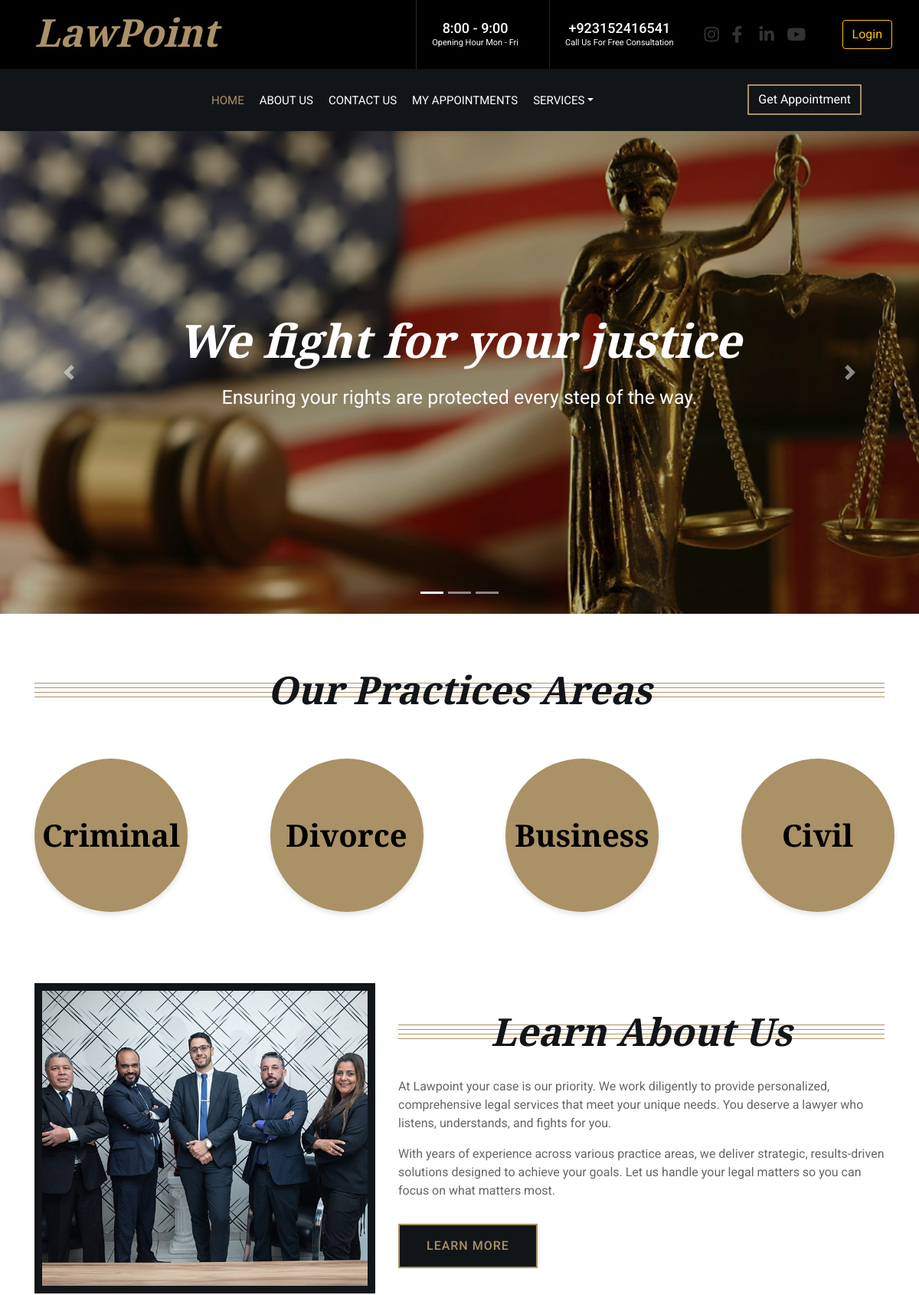
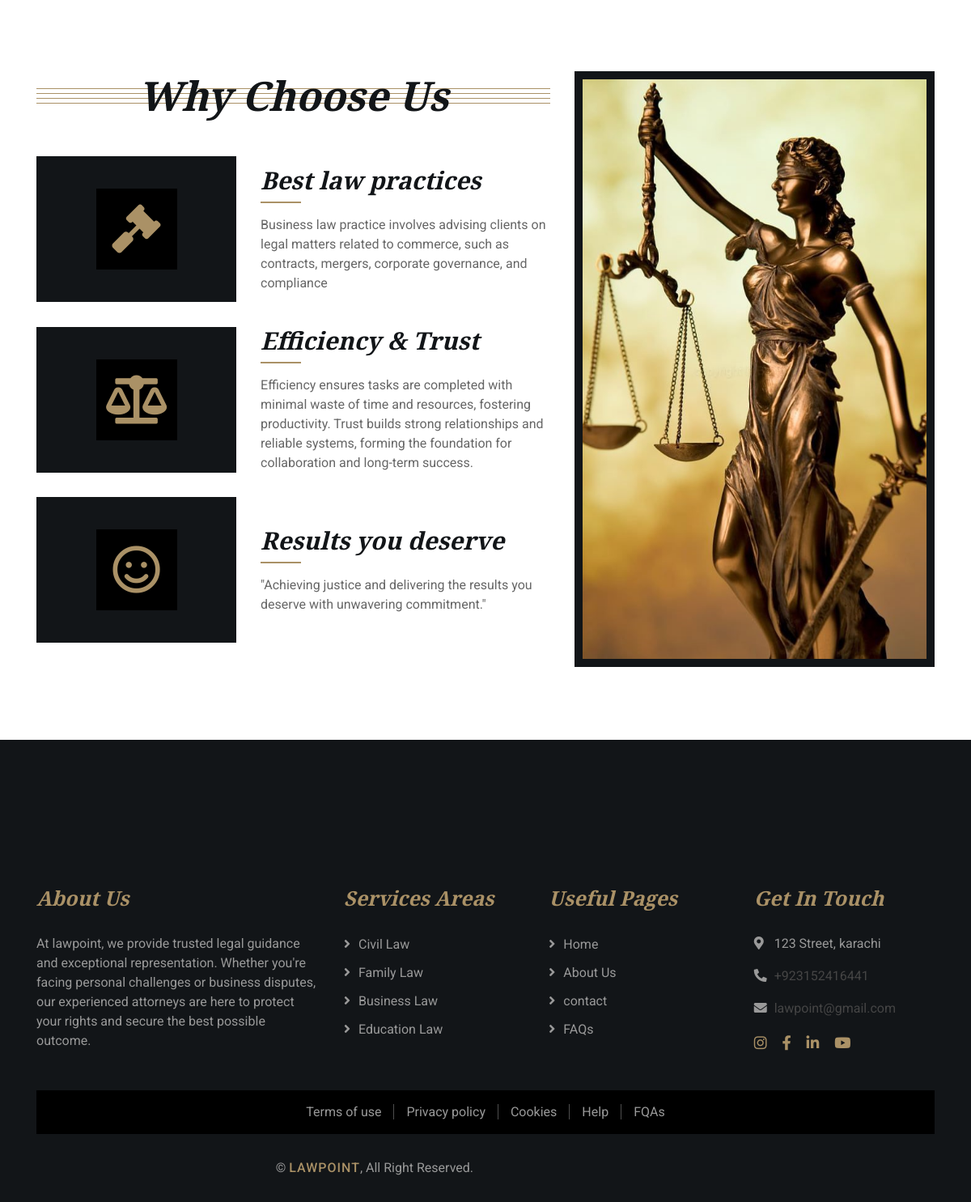
/CustomerPanel/index.php, run on the app's committed database (2 pictures, top to bottom).
### tables this page shows
CREATE TABLE `categories` (
  `category_id` int(11) NOT NULL,
  `category_name` varchar(255) NOT NULL
);

### CustomerPanel/index.php (the view, shortened to what this page needs)
<?php
include("header.php");
$select = "SELECT * FROM `categories` ";
$query = mysqli_query($connect , $select);
?>
            <div id="carousel" class="carousel slide" data-ride="carousel">
                <ol class="carousel-indicators">
                    <li data-target="#carousel" data-slide-to="0" class="active"></li>
                    <li data-target="#carousel" data-slide-to="1"></li>
                    <li data-target="#carousel" data-slide-to="2"></li>
                </ol>
                <div class="carousel-inner">
                    <div class="carousel-item active">
                        <img src="img/carousel-1.jpg" alt="Carousel Image">
                        <div class="carousel-caption">
                            <h1 class="animated fadeInLeft">We fight for your justice</h1>
                            <p class="animated fadeInRight"> Ensuring your rights are protected every step of the way.</p>
                        </div>
                    </div>
                </div>
                <a class="carousel-control-prev" href="#carousel" role="button" data-slide="prev">
                    <span class="carousel-control-prev-icon" aria-hidden="true"></span>
                </a>
                <a class="carousel-control-next" href="#carousel" role="button" data-slide="next">
                    <span class="carousel-control-next-icon" aria-hidden="true"></span>
                </a>
            </div>
            <br>
            <div class="service">
                <div class="container">
                    <div class="section-header">
                        <h2>Our Practices Areas</h2>
                    </div>
               </div>
            </div>
            <div class="row">
            <?php while($fetch = mysqli_fetch_assoc($query)){ ?>
                <div class="col-xl-3 col-lg-3 col-md-6 col-sm-12">
                    <a href="services.php?cat_id=<?php echo $fetch['category_id']; ?>" style="text-decoration: none;">
                    <div class="circle-card">
                        <div class="title"><?php echo $fetch['category_name']; ?></div>
                    </div>
                    </a>
                </div>
            <?php } ?>
            </div>
            <br> <br>
            <div class="about">
                <div class="container">
                    <div class="row align-items-center">
                        <div class="col-lg-5 col-md-6">
                            <div class="about-img">
                                <img src="img/about.jpg" alt="Image">
                            </div>
                        </div>
                        <div class="col-lg-7 col-md-6">
                            <div class="section-header">
                                <h2>Learn About Us</h2>
                            </div>
                            <div class="about-text">
                                <p>
                                    At Lawpoint your case is our priority. We work diligently to provide personalized, comprehensive legal services that meet your unique needs. You deserve a lawyer who listens, understands, and fights for you.
                                </p>
                                <p>
                                    With years of experience across various practice areas, we deliver strategic, results-driven solutions designed to achieve your goals. Let us handle your legal matters so you can focus on what matters most.</p>
                                <a class="btn" href="about.php">Learn More</a>
                            </div>
                        </div>
                    </div>
                </div>
            </div>
            <div class="feature">
                <div class="container">
                    <div class="row">
                        <div class="col-md-7">
                            <div class="section-header">
                                <h2>Why Choose Us</h2>
                            </div>
                            <div class="row align-items-center feature-item">
                                <div class="col-5">
                                    <div class="feature-icon">
                                        <i class="fa fa-gavel"></i>
                                    </div>
                                </div>
                                <div class="col-7">
                                    <h3>Best law practices</h3>
                                    <p>
                                    Business law practice involves advising clients on legal matters related to commerce, such as contracts, mergers, corporate governance, and compliance </p>
                                </div>
                            </div>
                            <div class="row align-items-center feature-item">
                                <div class="col-5">
                                    <div class="feature-icon">
                                        <i class="fa fa-balance-scale"></i>
                                    </div>
                                </div>
                                <div class="col-7">
                                    <h3>Efficiency & Trust</h3>
                                    <p>
                                    Efficiency ensures tasks are completed with minimal waste of time and resources, fostering productivity. Trust builds strong relationships and reliable systems, forming the foundation for collaboration and long-term success.                                    </p>
                                </div>
                            </div>
                            <div class="row align-items-center feature-item">
                                <div class="col-5">
                                    <div class="feature-icon">
                                        <i class="far fa-smile"></i>
                                    </div>
                                </div>
                                <div class="col-7">
                                    <h3>Results you deserve</h3>
                                    <p>
                                    "Achieving justice and delivering the results you deserve with unwavering commitment."                                    </p>
                                </div>
                            </div>
                        </div>
                        <div class="col-md-5">
                            <div class="feature-img">
                                <img src="img/feature.jpg" alt="Feature">
                            </div>
                        </div>
                    </div>
                </div>
            </div>
<?php
include("footer.php")
?>

### CustomerPanel/css/style.css (style rules this page uses)
html, body { margin: 0; padding: 0; overflow-x: hidden; }
body, html { margin: 0; padding: 0; }
body { color: #666666; background: #ffffff; font-family: 'Roboto', sans-serif; font-weight: 400; }
h1, h2, h3, h4, h5, h6 { font-family: 'EB Garamond', serif; font-weight: 600; font-style: italic; color: #121518; }
a { color: #454545; transition: .3s; }
*, *::before, *::after { box-sizing: border-box; }
.carousel { position: relative; width: 100%; height: calc(100vh - 170px); margin: 0 auto; text-align: center; overflow: hidden; }
.carousel .carousel-inner, .carousel .carousel-item { position: relative; width: 100%; height: 100%; }
.carousel .carousel-item img { width: 100%; height: 100%; object-fit: cover; }
.carousel .carousel-item::after { position: absolute; content: ""; width: 100%; height: 100%; top: 0; left: 0; background: rgba(0, 0, 0, .3); z-index: 1; }
.carousel .carousel-caption { position: absolute; top: 0; bottom: 0; display: flex; align-items: center; justify-content: center; flex-direction: column; height: calc(100vh - 170px); }
.carousel .carousel-caption h1 { color: #ffffff; font-size: 60px; font-weight: 700; margin-bottom: 20px; }
.carousel .carousel-caption p { color: #ffffff; font-size: 25px; margin-bottom: 25px; }
.carousel .animated { -webkit-animation-duration: 1.5s; animation-duration: 1.5s; }
.section-header { position: relative; width: 100%; text-align: center; margin-bottom: 45px; }
.section-header h2 { margin: 0; position: relative; font-size: 50px; font-weight: 700; white-space: nowrap; z-index: 1; }
.section-header h2::before { position: absolute; content: ""; width: 100%; height: 7px; left: 0; top: 21px; background: transparent; border-top: 1px solid #aa9166; border-bottom: 1px solid #aa9166; z-index: -1; }
.section-header h2::after { position: absolute; content: ""; width: 100%; height: 7px; left: 0; bottom: 20px; background: transparent; border-top: 1px solid #aa9166; border-bottom: 1px solid #aa9166; z-index: -1; }
.about { position: relative; width: 100%; padding: 45px 0; }
.about .section-header { margin-bottom: 30px; }
.about .about-img { position: relative; height: 100%; padding: 10px; background: #121518; }
.about .about-img img { width: 100%; height: 100%; object-fit: cover; }
.about .about-text p { font-size: 16px; }
.about .about-text a.btn { position: relative; margin-top: 15px; padding: 15px 35px; font-size: 16px; font-weight: 500; letter-spacing: 1px; text-transform: uppercase; color: #aa9166; border: 2px solid #aa9166; border-radius: 0; background: #121518; transition: .3s; }
.service { position: relative; width: 100%; padding: 45px 0 15px 0; }
.feature { position: relative; width: 100%; padding: 45px 0; }
.feature .feature-item { margin-bottom: 30px; }
.feature .feature-icon { height: 180px; position: relative; display: flex; align-items: center; justify-content: center; background: #121518; }
.feature .feature-icon i { width: 100px; height: 100px; padding: 20px 0; text-align: center; font-size: 60px; color: #aa9166; background: #000000; transition: .5s; }
.feature .feature-item h3 { position: relative; margin-bottom: 15px; padding-bottom: 10px; font-size: 30px; font-weight: 600; }
.feature .feature-item h3::after { position: absolute; content: ""; width: 50px; height: 2px; left: 0; bottom: 0; background: #aa9166; }
.feature .feature-item p { margin: 0; font-size: 16px; }
.feature .feature-img { position: relative; height: 100%; padding: 10px; background: #121518; }
.feature .feature-img img { width: 100%; height: 100%; object-fit: cover; }

### CustomerPanel/index.php (style rules this page uses)
.circle-card { width: 200px; height: 200px; background-color: #aa9166; border-radius: 50%; display: flex; justify-content: center; align-items: center; box-shadow: 0 4px 6px rgba(0, 0, 0, 0.1); text-align: center; color: white; margin-left: 45px; font-size: 18px; transition: transform 0.3s ease; }
.circle-card .title { font-family: 'EB Garamond', serif; font-weight: bold; font-size: 40px; color: black; }

### data on the page
categories: category_name "Criminal"
categories: category_name "Divorce"
categories: category_name "Business"
categories: category_name "Civil"

### other printed values
$opening_hour "8:00 - 9:00"
$contact_number "+923152416541"
